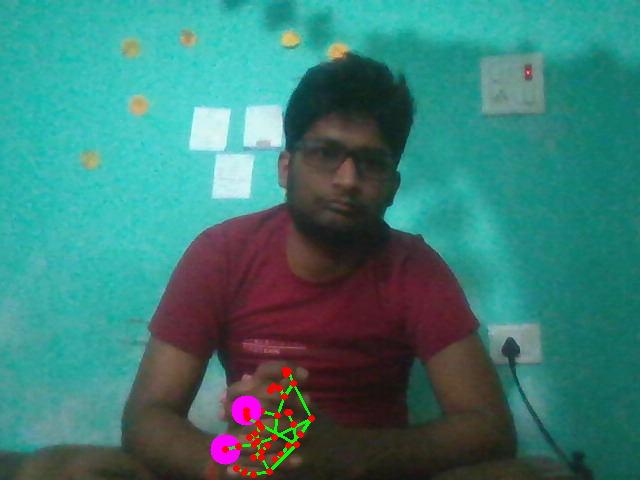
#> input picture Opencv_project/Open_camera/Open_camera/images/18_14_32.PNG, 640 x 480 px
$ python -i open_camera.py   (imports and definitions only)
#> lines starting #> are read from the running program, lines starting #| are printed output that depends on the picture; after the words box and inside, x2 and y2 are one past the last pixel; in counts of white or black regions, pixels touching at a corner belong together
#> further down, picture is the input picture: shape (480, 640, 3); mean B, G, R 117, 123.4, 59.5
'''
Step : 1
Python 3 must be installed
Check if these lib installed or not , if not run
In cmd following command.
a) pip install numpy
b)pip install matplotlib
C) pip install os-win
D) pip install opencv-python
E) pip install mediapipe
F) pip install Pillow
Step: 2
Run/open with python the open_camera.py
Step:3 choose any of 3 modes i.e 1,2 or 3
We have 3 mode :
1 open camera by pressing 1 initially
2 open file from gallery
3 screen capture and record
Step :4 press any of operations you want of given bellow:
This is a open camera in which we can detect several things as given bellow:
h = hand detection
f = face detection
e= eye detection
m= motion detection
c= object count
v= Video recording
P= photo taking
q = closing and exit
Arrow keys= for previous saved files and nevigation file.
p = in file nevigation for parents folder
Step:5 press q to exist ant any point
'''
import cv2
import time
import numpy as np
import os
path=os.getcwd()

# [88 lines left out: functions open_img, files, opencamera, captureScreen, face_eye_detection, not called in this run]

def object_count(im,o=0):
#> called with o = 0
    i=cv2.cvtColor(im,cv2.COLOR_BGR2GRAY)
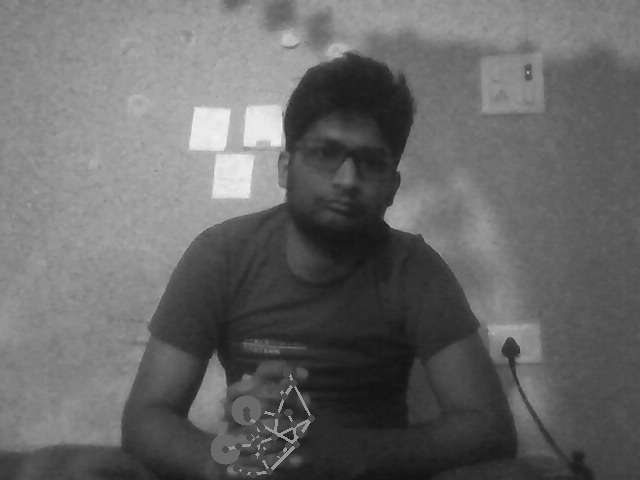
#> i: shape (480, 640); min 19, max 242, mean 103.6
    i=cv2.medianBlur(i,5)
    if o==0:
        r,th=cv2.threshold(i,128,255,cv2.THRESH_BINARY)  #best
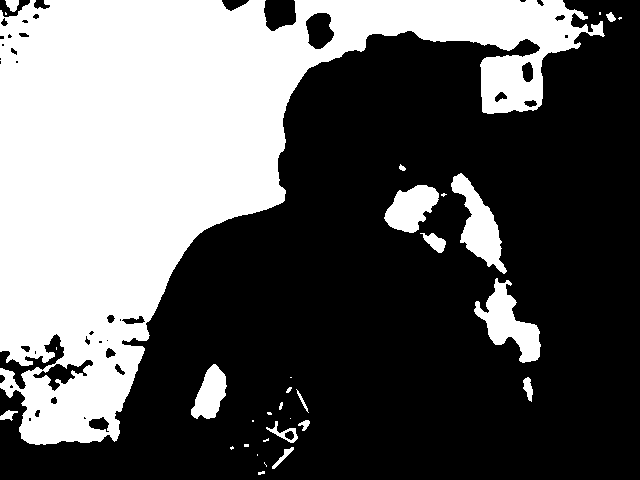
#> th: shape (480, 640); 38% white; 32 white regions (14 under 20 px), largest, box (x1, y1, x2, y2) and area: (0, 0, 605, 445) 107627, (474, 278, 541, 363) 2416, (451, 173, 507, 274) 2318
    elif o==1:
        th=cv2.adaptiveThreshold(i,120,cv2.ADAPTIVE_THRESH_GAUSSIAN_C,cv2.THRESH_BINARY,11,2)
    elif o==2:
        th=cv2.adaptiveThreshold(i,255,cv2.ADAPTIVE_THRESH_MEAN_C,cv2.THRESH_BINARY, 11,2)
    r,markers=cv2.connectedComponents(th)
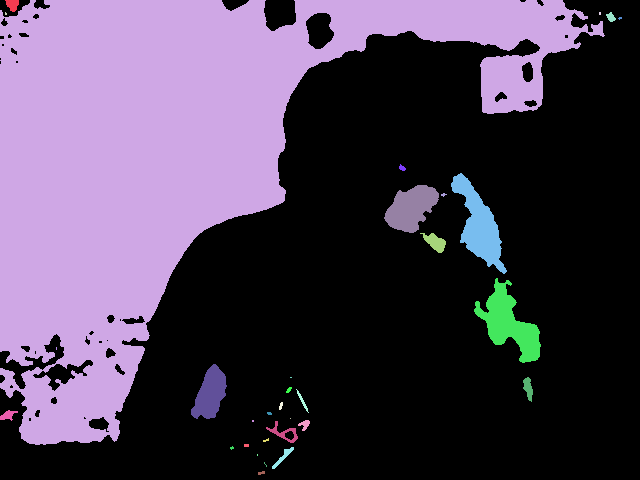
#> markers: shape (480, 640) int32; 33 distinct labels, from 0 to 32; one colour per label, 0 black
#> r = 33
    #print("obects are=",r-1)
    cv2.putText(im,'object in image are:'+str(r-1),(0,im.shape[0]-10),cv2.FONT_HERSHEY_TRIPLEX,1,(255,255,255),1)
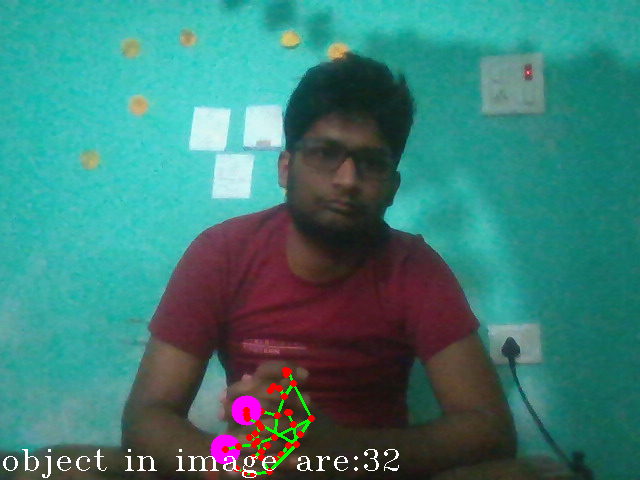
#> im: shape (480, 640, 3); 0.54% of pixels changed, all inside (x1, y1, x2, y2) = (3, 449, 399, 478)
    return r-1

# [33 lines left out: functions motion_detector, hand_detection, not called in this run]

def main_menu(img):
    cv2.putText(img,"WELCOME TO JAY CAMERA",(100,50),cv2.FONT_HERSHEY_SCRIPT_SIMPLEX,1,(0,0,255),2,cv2.LINE_AA)
    cv2.putText(img,"h=HAND f=Face v=record\stop  p=photo e=Eye m=Motion c=count q=EXIT",(0,img.shape[0]-10),cv2.FONT_HERSHEY_TRIPLEX,0.8,(0,255,0),1)

cam=0
cf=0

# [2 lines not run here, left out]
# [7 lines that did not run here, left out]
vf=0
flag=0
f=None
t=7
ch=None
tim1=time.time()
#Author @Jay prakash pandey
# [85 lines not run here, left out]

>>> import cv2
>>> picture = cv2.imread('Open_camera/images/18_14_32.PNG')
>>> result = object_count(picture)
#> result = 32

$ run again, on Opencv_project/Open_camera/Open_camera/images/21_23_03.PNG
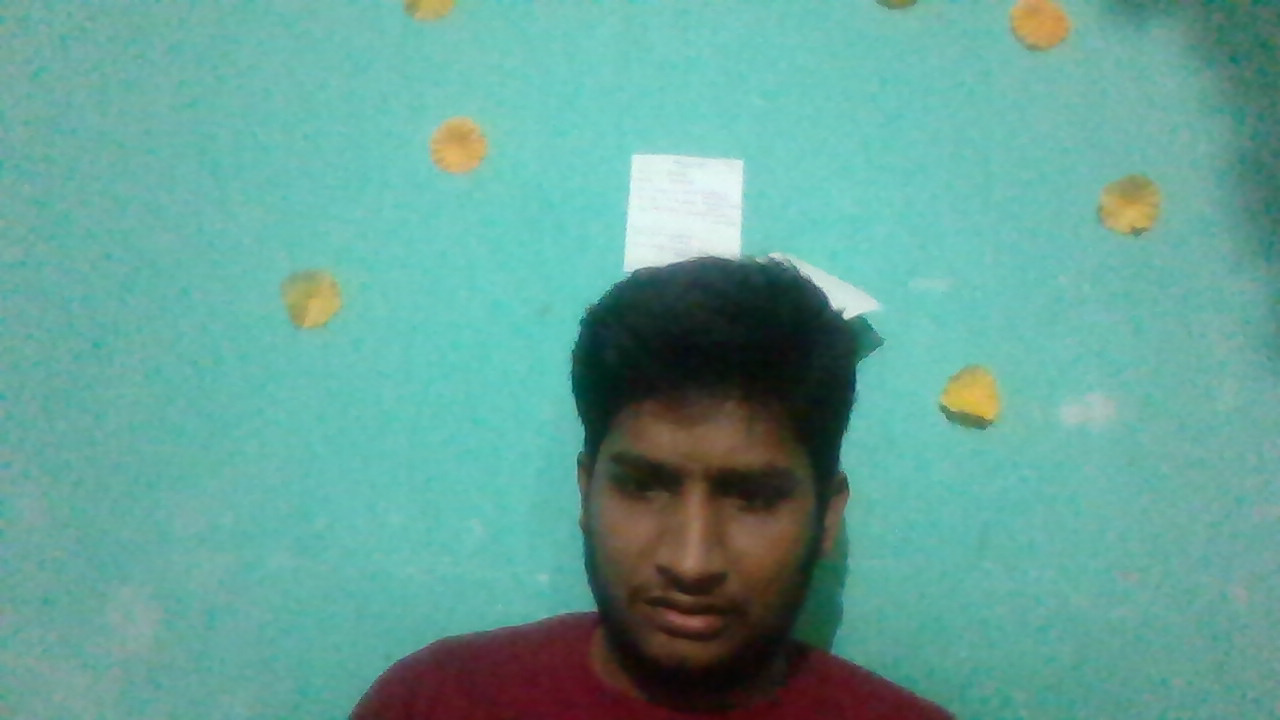
#> input picture Opencv_project/Open_camera/Open_camera/images/21_23_03.PNG, 1280 x 720 px
#> picture is the input picture: shape (720, 1280, 3); mean B, G, R 151.5, 162.6, 100.1
#> th: shape (720, 1280); 82.1% white; 39 black regions (21 under 20 px), largest, box (x1, y1, x2, y2) and area: (342, 257, 1024, 720) 145541, (1107, 0, 1280, 360) 17895, (941, 406, 990, 430) 535
#> in object_count, `r,markers=cv2.connectedComponents(th)`:
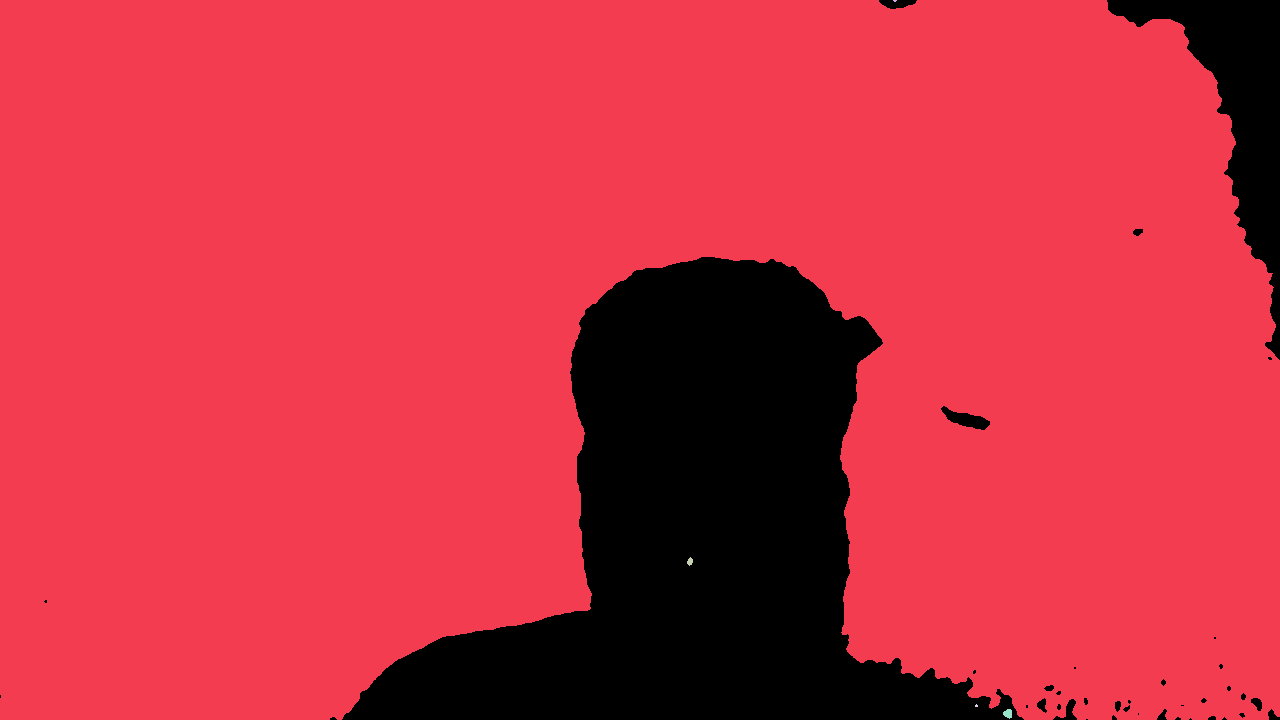
#> markers: shape (720, 1280) int32; 6 distinct labels, from 0 to 5; one colour per label, 0 black
#> r = 6
#> in object_count, `cv2.putText(im,'object in image are:'+str(r-1),(0,im.shape[0]-10),cv2...`:
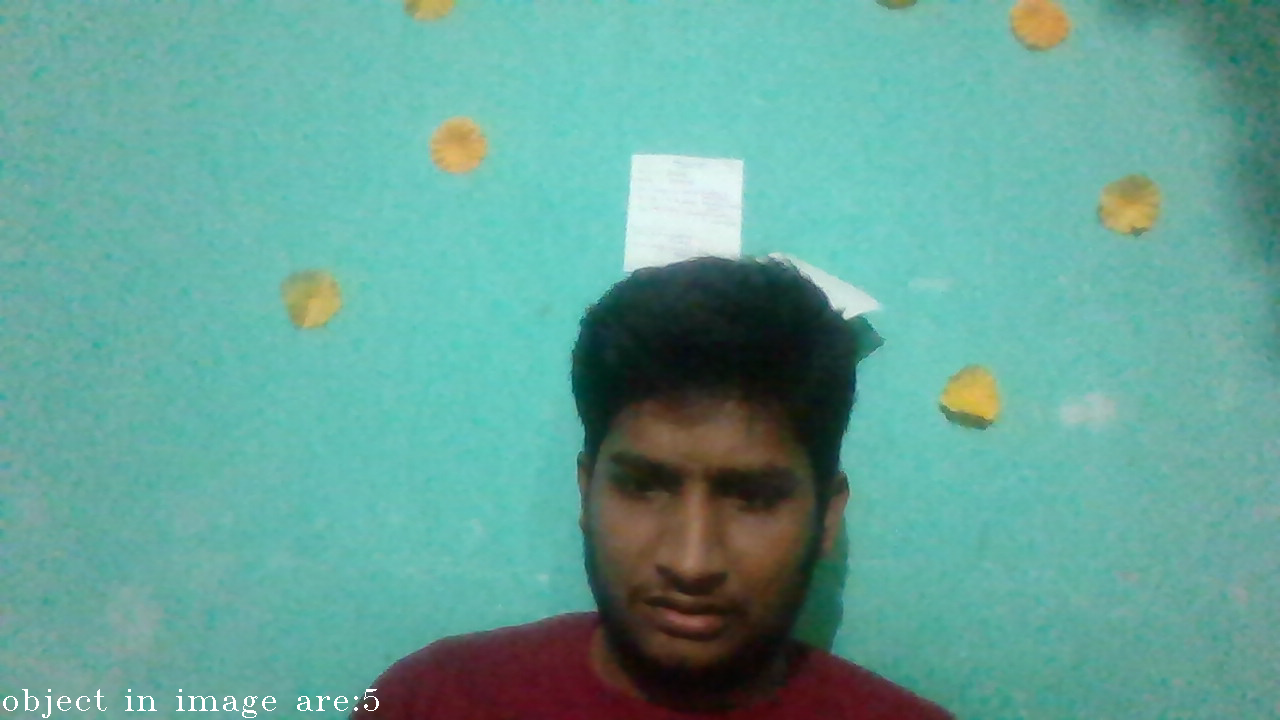
#> im: shape (720, 1280, 3); 0.17% of pixels changed, all inside (x1, y1, x2, y2) = (3, 689, 379, 718)
#> result = 5

$ run again, on Opencv_project/Open_camera/Open_camera/images/21_33_22.PNG
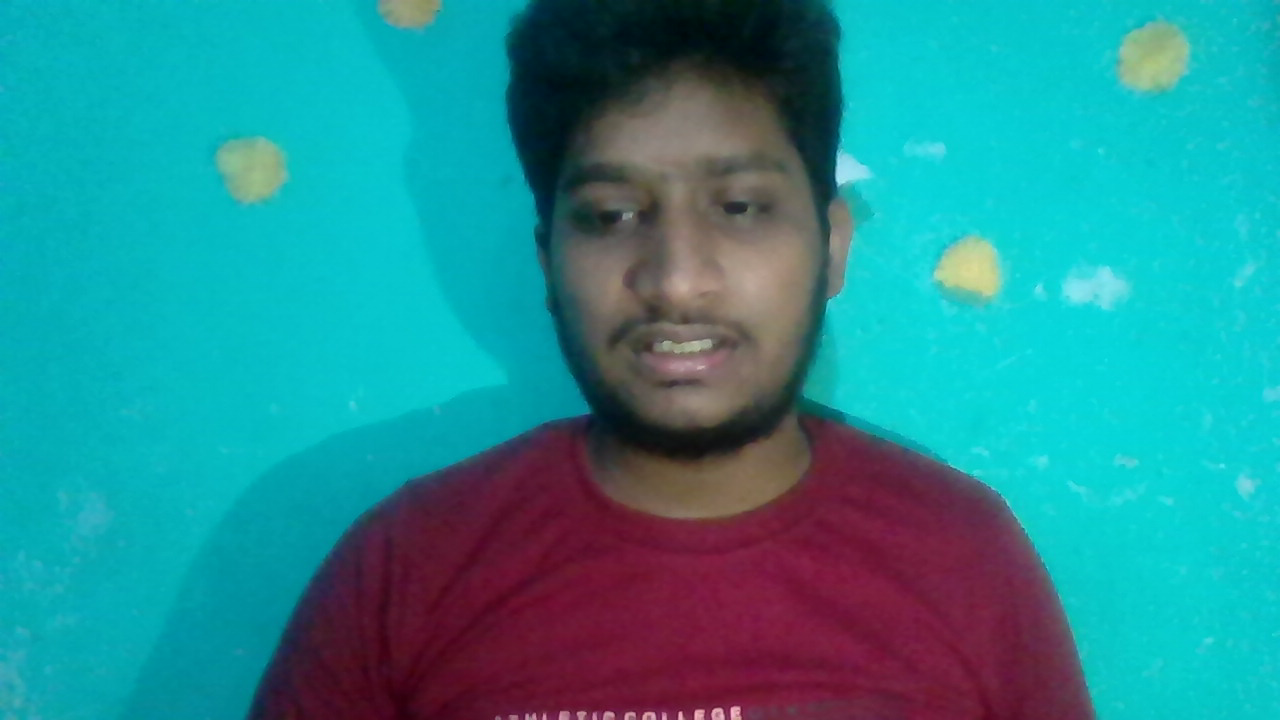
#> input picture Opencv_project/Open_camera/Open_camera/images/21_33_22.PNG, 1280 x 720 px
#> picture is the input picture: shape (720, 1280, 3); mean B, G, R 147.4, 139.8, 38.1
#> th: shape (720, 1280); 46.9% white; 127 white regions (51 under 20 px), largest, box (x1, y1, x2, y2) and area: (824, 0, 1280, 720) 259840, (70, 0, 508, 544) 149064, (665, 237, 802, 348) 8209
#> in object_count, `r,markers=cv2.connectedComponents(th)`:
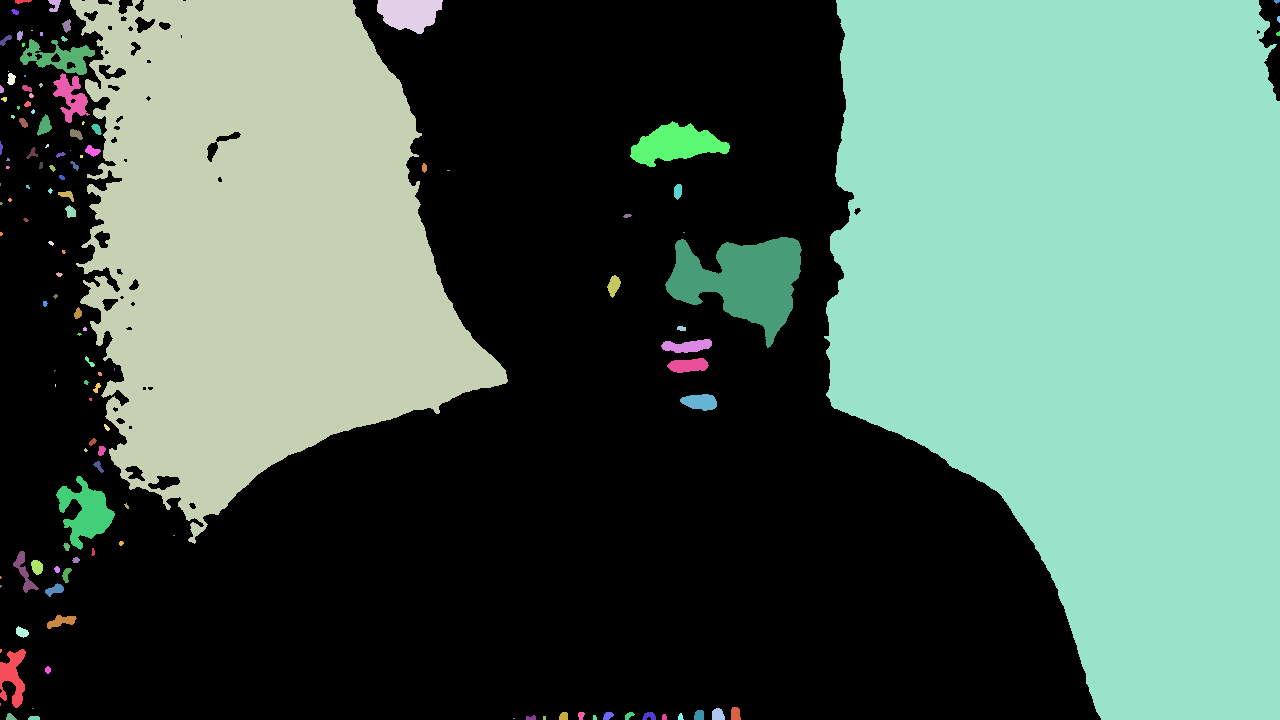
#> markers: shape (720, 1280) int32; 128 distinct labels, from 0 to 127; one colour per label, 0 black
#> r = 128
#> in object_count, `cv2.putText(im,'object in image are:'+str(r-1),(0,im.shape[0]-10),cv2...`:
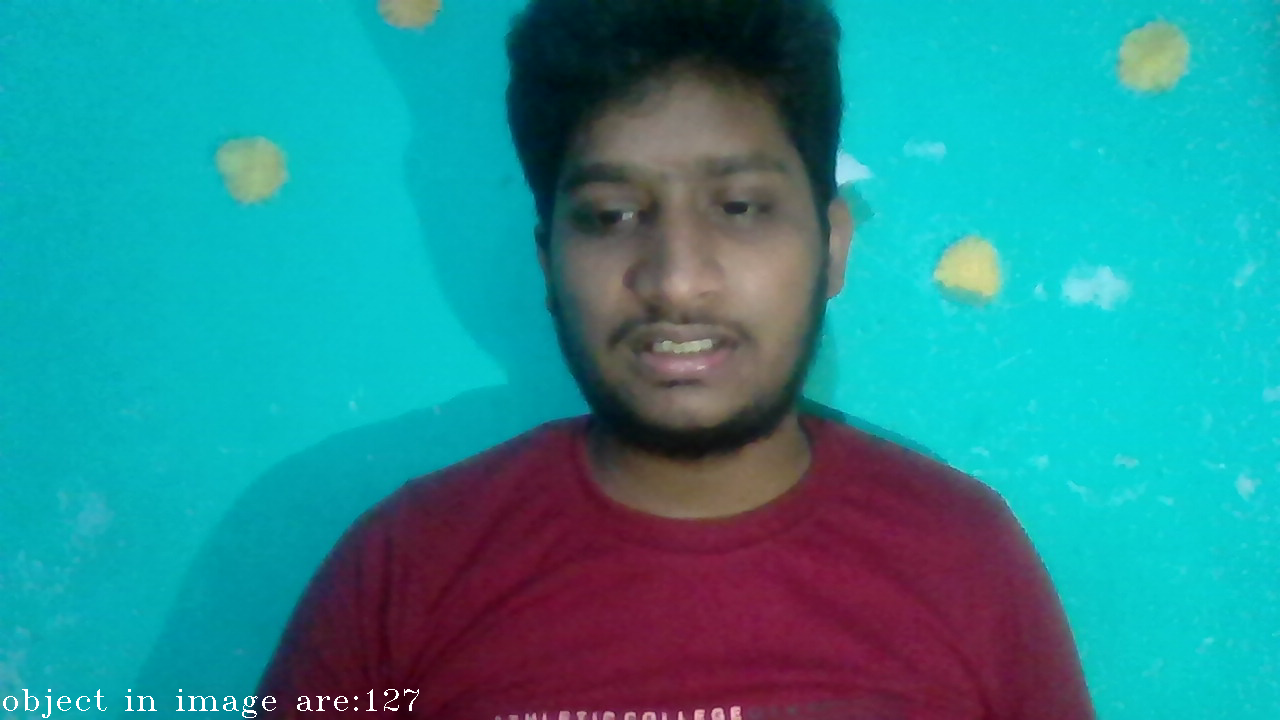
#> im: shape (720, 1280, 3); 0.18% of pixels changed, all inside (x1, y1, x2, y2) = (3, 689, 419, 718)
#> result = 127
